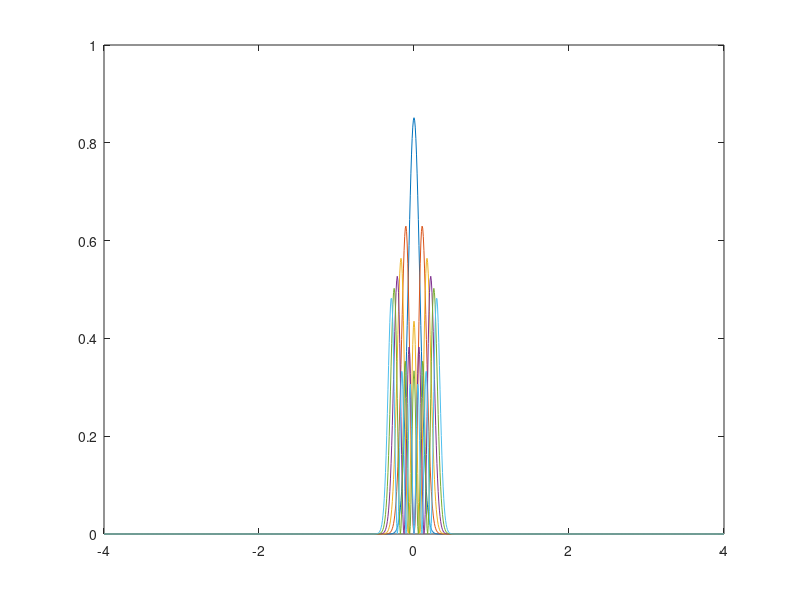

This chart was generated by the following MATLAB code:
clear; close all

x = linspace(-4,4,1001);
npts = length(x);
sigma = abs(x(2)-x(1));

%Form KE+PE matrix
KM = zeros(npts,npts);
PM  = zeros(npts,npts);
PHM = zeros(npts,npts);
EM  = zeros(npts, npts);
for ii=1:npts
   for jj=max(1,ii-5):min(npts,ii+5)
       %KE contribution
       KM(ii,jj) = (sqrt(pi)/sigma)*exp(-(ii-jj)^2/4)* ... 
                              (-(x(ii)+x(jj))^2/4 ...
                              +0.5*sigma^2+x(ii)*x(jj));
       %PE contribution
       PM(ii,jj) = (sqrt(pi)/2)*sigma*exp(-(ii-jj)^2/4)*(((x(ii)+x(jj))/2)^2 ...
                        +0.5*sigma^2);

       %Cross function             
       EM(ii,jj) = sqrt(pi)*sigma*exp(-(ii-jj)^2/4);
   end
end
KPM = KM+PM;
[eVecs, eVals] = eig(KPM, EM); %Generalized eigenvals
eVals = diag(eVals);
figure; plot(x, eVecs(:,1:6).^2)
